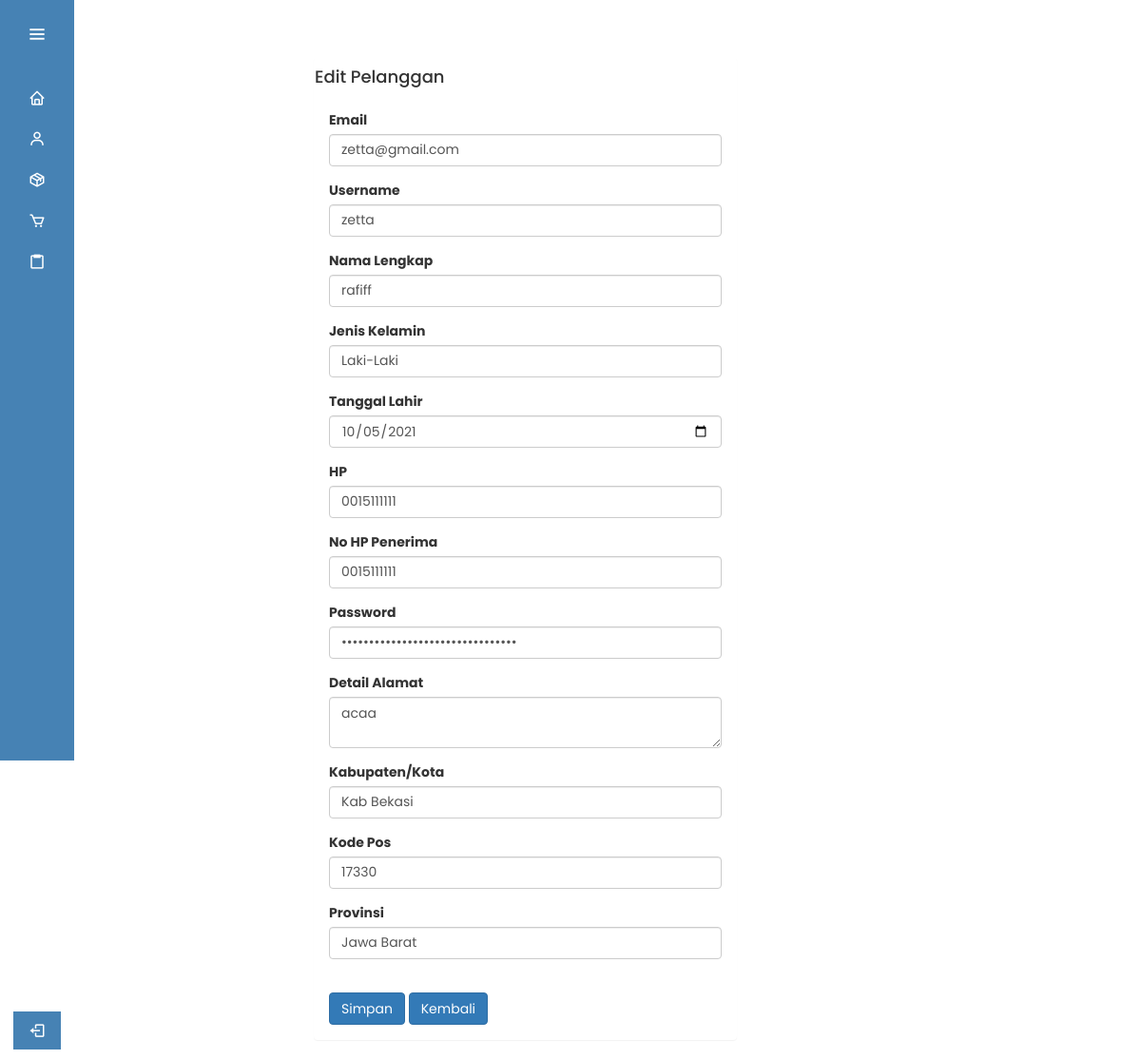
Screenshot of /admin/pengguna_edit.php?id=12 with the database file from the repository.
### tables this page shows
CREATE TABLE `customer` (
  `id_customer` int(11) NOT NULL,
  `nama` varchar(255) NOT NULL,
  `jenis_kelamin` varchar(255) NOT NULL,
  `tanggal_lahir` varchar(255) NOT NULL,
  `phone` varchar(255) NOT NULL,
  `id_user` int(11) NOT NULL,
  `id_alamat` int(11) NOT NULL
);

CREATE TABLE `user` (
  `id_user` int(11) NOT NULL,
  `username` varchar(255) NOT NULL,
  `email` varchar(100) NOT NULL,
  `password` varchar(255) DEFAULT NULL
);

CREATE TABLE `alamat` (
  `id_alamat` int(11) NOT NULL,
  `detail_alamat` text NOT NULL,
  `provinsi` varchar(255) NOT NULL,
  `kota` varchar(255) NOT NULL,
  `kode_pos` varchar(20) NOT NULL,
  `no_hp` varchar(20) NOT NULL
);

### admin/pengguna_edit.php (the view, shortened to what this page needs)
<!DOCTYPE html>
<html lang="en">
<head>
    <link rel="stylesheet" href="style.css">
    <link href='https://unpkg.com/boxicons@2.1.4/css/boxicons.min.css' rel='stylesheet'>
    <link rel="stylesheet" href="assets/css/bootstrap.css">
</head>
<body>
<?php include 'sidebar.php'; ?>
<section>
<div class="container">
    <br><br><br>
    <div class="col-md-5 col-md-offset-3">
        <div class="panel">
            <div class="panel-handling">
                <h4>Edit Pelanggan</h4>
            </div>
            <div class="panel-body">
                <?php
                include "koneksi.php";
                $id = $_GET['id'];
                $data = mysqli_query($koneksi, "SELECT
    user.id_user,
    user.email,
    user.username,
    user.password,
    customer.id_customer,
    customer.nama,
    customer.jenis_kelamin,
    customer.tanggal_lahir,
    customer.phone,
    alamat.no_hp,
    alamat.id_alamat,
    alamat.detail_alamat,
    alamat.kota,
    alamat.provinsi,
    alamat.kode_pos
FROM
    customer
JOIN
    alamat ON customer.id_alamat = alamat.id_alamat
JOIN
    user ON customer.id_user = user.id_user
WHERE
    customer.id_customer = '$id'");  while ($d = mysqli_fetch_array($data)) {
                 ?>
                    <form method="post" action="pengguna_update.php">
                        <div class="form-group">
                            <label>Email</label>
                            <input type="email" class="form-control" name="email" placeholder="Masukkan email..." value="<?php echo $d['email']; ?>" required>
                        </div>
                        <div class="form-group">
                            <label>Username</label>
                            <input type="text" class="form-control" name="username" placeholder="Masukkan username anda" value="<?php echo $d['username']; ?>">
                        </div>
                        <div class="form-group">
                            <label>Nama Lengkap</label>
                            <input type="text" class="form-control" name="nama" placeholder="Masukkan nama lengkap anda" value="<?php echo $d['nama']; ?>">
                        </div>
                        <div class="form-group">
                            <label>Jenis Kelamin</label>
                            <input type="text" class="form-control" name="jenis_kelamin" placeholder="Masukkan jenis kelamin..." value="<?php echo $d['jenis_kelamin']; ?>">
                        </div>
                        <div class="form-group">
                            <label>Tanggal Lahir</label>
                            <input type="date" class="form-control" name="tanggal_lahir" placeholder="Masukkan tanggal lahir..." value="<?php echo $d['tanggal_lahir']; ?>">
                        </div>
                        <div class="form-group">
                            <label>HP</label>
                            <input type="number" class="form-control" name="phone" placeholder="Masukkan No.Hp..." value="<?php echo $d['phone']; ?>">
                        </div>
                        <div class="form-group">
                            <label>No HP Penerima</label>
                            <input type="number" class="form-control" name="no_hp" placeholder="Masukkan No.Hp..." value="<?php echo $d['no_hp']; ?>">
                        </div>
                        <div class="form-group">
                            <label>Password</label>
                            <input type="password" class="form-control" name="password" placeholder="Masukkan password..." value="<?php echo $d['password']; ?>">
                        </div>
                        <div class="form-group">
                            <label>Detail Alamat</label>
                            <textarea class="form-control" name="detail_alamat" id="" placeholder="Detail alamat...."><?php echo $d['detail_alamat']; ?></textarea>
                        </div>
                        <div class="form-group">
                            <label>Kabupaten/Kota</label>
                            <input type="text" class="form-control" name="kota" placeholder="Kabupaten/Kota..." value="<?php echo $d['kota']; ?>">
                        </div>
                        <div class="form-group">
                            <label>Kode Pos</label>
                            <input type="text" class="form-control" name="kode_pos" placeholder="Kode Pos..." value="<?php echo $d['kode_pos']; ?>">
                        </div>
                        <div class="form-group">
                            <label>Provinsi</label>
                            <input type="text" class="form-control" name="provinsi" placeholder="Provinsi..." value="<?php echo $d['provinsi']; ?>">
                        </div>
                        <br>
                        <input type="submit" class="btn btn-primary" value="Simpan">
                        <a href="pengguna.php"><button class="btn btn-primary"><i class="fa fa-angle-left"></i> Kembali </button></a>
                    </form>
                <?php } ?>
            </div>
        </div>
    </div>
</div>
</section>
</body>
</html>

### admin/style.css (style rules this page uses)
* { padding: 0%; margin: 0%; box-sizing: border-box; font-family: 'Poppins', sans-serif; }
body { min-height: 100vh; }

### rows the page displays
customer: email "zetta@gmail.com", username "zetta", nama "rafiff", jenis_kelamin "Laki-Laki", tanggal_lahir "10/05/2021", phone "0015111111", no_hp "0015111111", detail_alamat "acaa", kota "Kab Bekasi", kode_pos "17330", provinsi "Jawa Barat"
